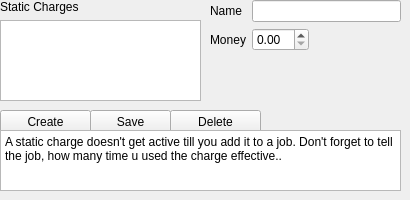
      <widget class="QWidget" name="tab_9">
       <attribute name="title">
        <string>Becomings</string>
       </attribute>
       <widget class="QWidget" name="formLayoutWidget_13">
        <property name="geometry">
         <rect>
          <x>210</x>
          <y>0</y>
          <width>191</width>
          <height>101</height>
         </rect>
        </property>
        <layout class="QFormLayout" name="formLayout_13">
         <property name="fieldGrowthPolicy">
          <enum>QFormLayout::ExpandingFieldsGrow</enum>
         </property>
         <property name="labelAlignment">
          <set>Qt::AlignLeading|Qt::AlignLeft|Qt::AlignVCenter</set>
         </property>
         <item row="0" column="0">
          <widget class="QLabel" name="label_38">
           <property name="text">
            <string>Name</string>
           </property>
          </widget>
         </item>
         <item row="0" column="1">
          <widget class="QLineEdit" name="personalChargesName"/>
         </item>
         <item row="1" column="0">
          <widget class="QLabel" name="label_39">
           <property name="text">
            <string>Money</string>
           </property>
          </widget>
         </item>
         <item row="1" column="1">
          <widget class="QDoubleSpinBox" name="personalChargesValue"/>
         </item>
        </layout>
       </widget>
       <widget class="QWidget" name="verticalLayoutWidget_4">
        <property name="geometry">
         <rect>
          <x>0</x>
          <y>0</y>
          <width>201</width>
          <height>101</height>
         </rect>
        </property>
        <layout class="QVBoxLayout" name="verticalLayout_4">
         <item>
          <widget class="QLabel" name="label_40">
           <property name="text">
            <string>Static Charges</string>
           </property>
          </widget>
         </item>
         <item>
          <widget class="QListWidget" name="personalChargesList"/>
         </item>
        </layout>
       </widget>
       <widget class="QPushButton" name="createPersonalCharge">
        <property name="geometry">
         <rect>
          <x>0</x>
          <y>110</y>
          <width>91</width>
          <height>23</height>
         </rect>
        </property>
        <property name="text">
         <string>Create</string>
        </property>
       </widget>
       <widget class="QPushButton" name="savePersonalCharge">
        <property name="geometry">
         <rect>
          <x>90</x>
          <y>110</y>
          <width>81</width>
          <height>23</height>
         </rect>
        </property>
        <property name="text">
         <string>Save</string>
        </property>
       </widget>
       <widget class="QPushButton" name="deletePersonalCharge">
        <property name="geometry">
         <rect>
          <x>170</x>
          <y>110</y>
          <width>91</width>
          <height>23</height>
         </rect>
        </property>
        <property name="text">
         <string>Delete</string>
        </property>
       </widget>
       <widget class="QPlainTextEdit" name="plainTextEdit_2">
        <property name="geometry">
         <rect>
          <x>0</x>
          <y>130</y>
          <width>401</width>
          <height>61</height>
         </rect>
        </property>
        <property name="plainText">
         <string>A static charge doesn't get active till you add it to a job. Don't forget to tell the job, how many time u used the charge effective..</string>
        </property>
       </widget>
      </widget>
